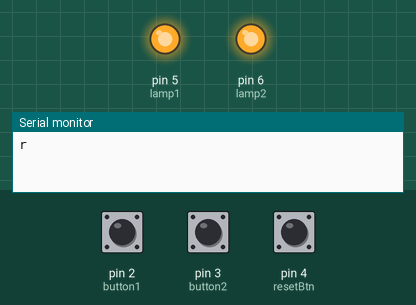
Bench run of a sketch on a simulated Arduino Uno, built with avr-gcc and run on an emulated ATmega328P. On the bench: output pins drawn as LEDs (lit = HIGH), the last lines printed to the serial monitor. The test bench sets the inputs (shaded band); at power-on: pin 2 (button1) LOW, pin 4 (resetBtn) LOW, pin 3 (button2) LOW.

Above: at 1.4 s.
1.5 s: pin 2 (button1) pulled HIGH for 0.15 s
At 2.9 s:
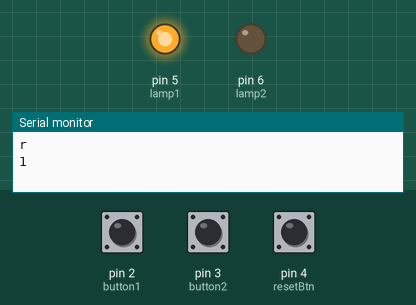
4.5 s: pin 4 (resetBtn) pulled HIGH for 0.15 s
At 5.7 s:
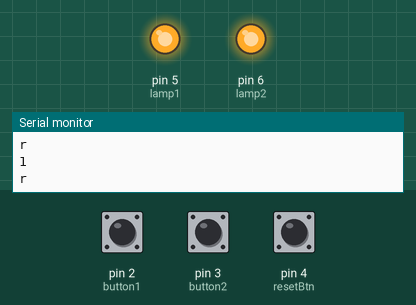
6.1 s: pin 3 (button2) pulled HIGH for 0.15 s
At 7.6 s:
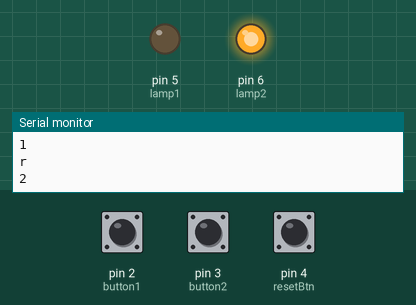
9.1 s: pin 4 (resetBtn) pulled HIGH for 1 s
At 10.4 s:
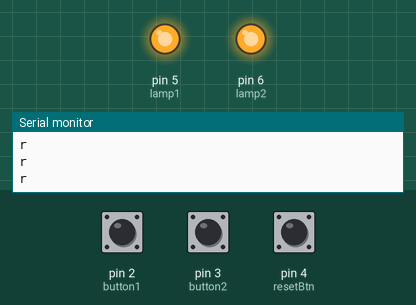
Timing chart, 0 to 12.1 s (numbered marks = the images above; inputs shaded):
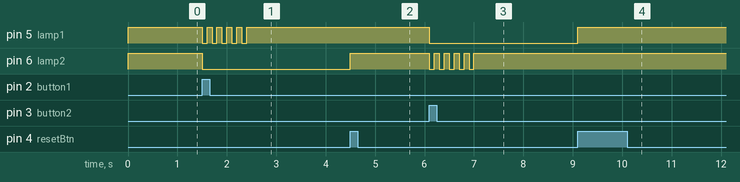

The sketch:

Quiz_Game_System.ino
```cpp
//Pins definition
const int button1 = 2;
const int button2 = 3;
const int resetBtn = 4;

const int lamp1 = 5;
const int lamp2 = 6;

bool gameOver = false;

void setup() {
  Serial.begin(9600);

  pinMode(button1, INPUT);
  pinMode(button2, INPUT);
  pinMode(resetBtn, INPUT);

  pinMode(lamp1, OUTPUT);
  pinMode(lamp2, OUTPUT);

  resetSystem(); // Start
}

void loop() {
  if (!gameOver) {
    // switch reading
    int state1 = digitalRead(button1);
    int state2 = digitalRead(button2);

    if (state1 == HIGH) {
      triggerWinner(1);
    }
    else if (state2 == HIGH) {
      triggerWinner(2);
    }
  }

  // Switch reading
  if (digitalRead(resetBtn) == HIGH || (Serial.available() && Serial.read() == 'r'))
  {
    resetSystem();
  }
}

void triggerWinner(int player) {
  gameOver = true;

  // notify ui
  Serial.println(player);

  if (player == 1) {
    digitalWrite(lamp2, LOW); // loser lamp off

    for(int i=0; i<5; i++) {
      digitalWrite(lamp1, LOW);
      delay(100);
      digitalWrite(lamp1, HIGH);
      delay(100);
    }
    digitalWrite(lamp1, HIGH); // keep lamp on
  }
  else {
    digitalWrite(lamp1, LOW); // loser lamp off

    for(int i=0; i<5; i++) {
      digitalWrite(lamp2, LOW);
      delay(100);
      digitalWrite(lamp2, HIGH);
      delay(100);
    }
    digitalWrite(lamp2, HIGH); // keep lamp on
  }
}

void resetSystem() {
  gameOver = false;
  // in start lamps on
  digitalWrite(lamp1, HIGH);
  digitalWrite(lamp2, HIGH);

  // notify ui
  Serial.println('r');

  delay(200); // (debounce)
}
```

Measured:
- after the input at 1.5 s, pin 5 (lamp1): alternates HIGH for 0.10 s and LOW for 0.10 s, 10 changes in all, then stays HIGH, starting at once; pin 6 (lamp2): HIGH → LOW at once
- after the input at 4.5 s, pin 6 (lamp2): LOW → HIGH at once
- after the input at 6.1 s, pin 5 (lamp1): HIGH → LOW at once; pin 6 (lamp2): alternates HIGH for 0.10 s and LOW for 0.10 s, 10 changes in all, then stays HIGH, starting at once
- after the input at 9.1 s, pin 5 (lamp1): LOW → HIGH at once
